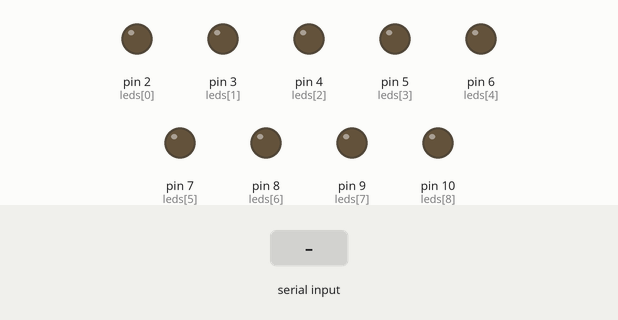
Recording of a sketch running on a simulated Arduino Uno, built with avr-gcc and run on an emulated ATmega328P. On the bench: output pins drawn as LEDs (lit = HIGH). Inputs (shaded band) come from the test bench.

Above: at 1.2 s.
1.3 s: "1" received over Serial
At 1.7 s:
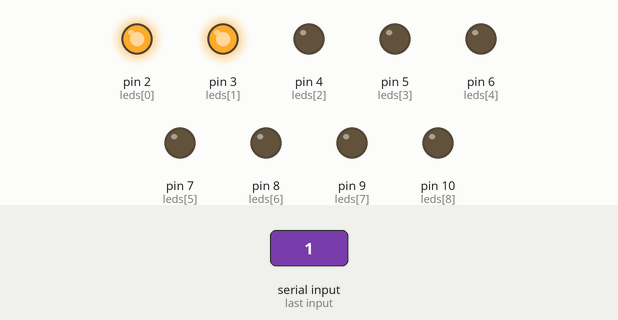
4.3 s: "2" received over Serial
At 5.2 s:
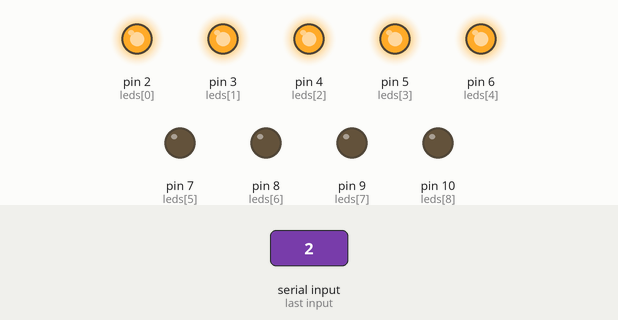
7.3 s: "3" received over Serial
At 9.9 s:
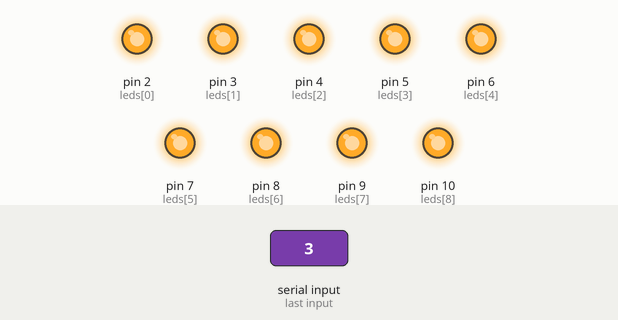
10.3 s: "1" received over Serial
At 13.2 s:
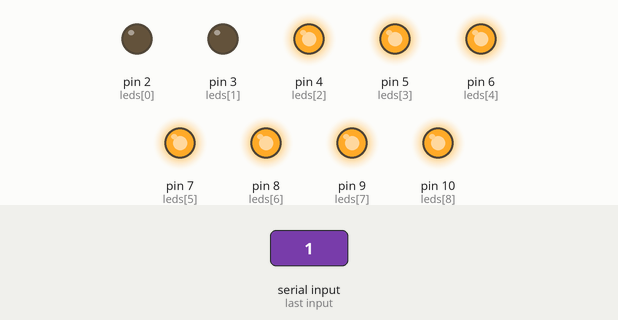
13.3 s: "F" received over Serial
At 14.6 s:
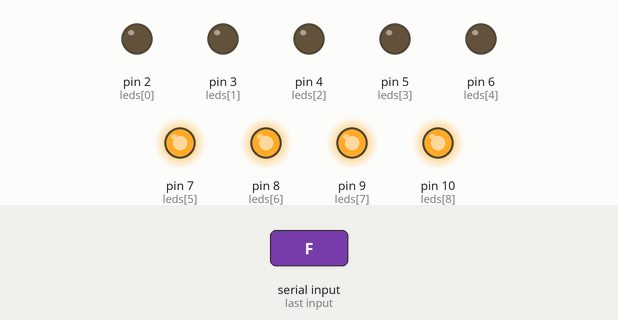
Timing chart, 0 to 16.3 s (numbered marks = the images above; inputs shaded):
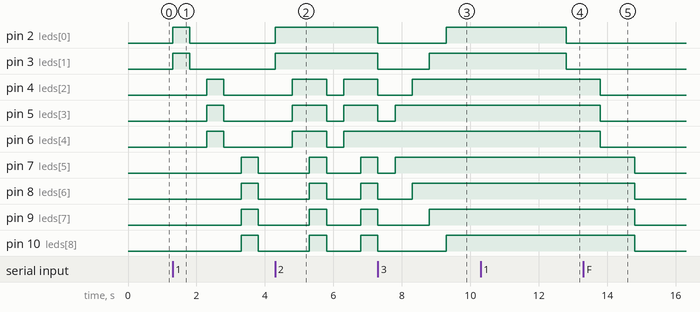

Measured:
- after the input at 1.3 s, pin 2 (leds[0]), pin 3 (leds[1]): LOW → HIGH at once, → LOW 0.50 s later; pin 4 (leds[2]), pin 5 (leds[3]), pin 6 (leds[4]): LOW → HIGH after 1.0 s, → LOW 0.50 s later; pin 7 (leds[5]), pin 8 (leds[6]), pin 9 (leds[7]), pin 10 (leds[8]): LOW → HIGH after 2.0 s, → LOW 0.50 s later
- after the input at 4.3 s, pin 2 (leds[0]), pin 3 (leds[1]): goes on until 4.3 s, then stays HIGH
- after the input at 7.3 s, pin 2 (leds[0]): HIGH → LOW at once, → HIGH 2.0 s later; pin 3 (leds[1]): HIGH → LOW at once, → HIGH 1.5 s later; pin 5 (leds[3]): goes on until 7.8 s, then stays HIGH; pin 6 (leds[4]): stops changing and stays HIGH; pin 8 (leds[6]): goes on until 8.3 s, then stays HIGH
- after the input at 10.3 s, pin 2 (leds[0]), pin 3 (leds[1]): HIGH → LOW after 2.5 s
- after the input at 13.3 s, pin 2 (leds[0]), pin 3 (leds[1]): stays LOW (without the input it goes to HIGH after 2.0 s)

The sketch:

Leds_Serial.ino
```cpp
int leds[9]={2,3,4,5,6,7,8,9,10};
char  tecla = 0;
int index;
void setup() {
  Serial.begin(9600);
  for(int i=0; i<9; i++ ){
    pinMode(leds[i],OUTPUT);
  }
}

void loop() {
  if (Serial.available() > 0) {
    tecla=Serial.read();
  }
  switch(tecla){
    case '1':
              for(int i=0; i<2; i++){
                digitalWrite(leds[i],HIGH);
              }
              delay(500);
              for(int i=0; i<2; i++){
                digitalWrite(leds[i],LOW);
              }
              delay(500);
              for(int i=2; i<5; i++){
                digitalWrite(leds[i],HIGH);
              }
              delay(500);
              for(int i=2; i<5; i++){
                digitalWrite(leds[i],LOW);
              }
              delay(500);
              for(int i=5; i<9; i++){
                digitalWrite(leds[i],HIGH);
              }
              delay(500);
              for(int i=5; i<9; i++){
                digitalWrite(leds[i],LOW);
              }
              delay(500);
              break;
    case '2':
              for(int i=0; i<2; i++){
                digitalWrite(leds[i],HIGH);
              }
              delay(500);
              for(int i=2; i<5; i++){
                digitalWrite(leds[i],HIGH);
              }
              delay(500);
              for(int i=5; i<9; i++){
                digitalWrite(leds[i],HIGH);
              }
              delay(500);
              for(int i=0; i<9; i++){
                digitalWrite(leds[i],LOW);
              }
              ;break;
    case '3':
              //Se encienden los diodos propuestos en el ejercicio y se mantiene
              //la espera de 0.5 segundos.
              index = 4;
              digitalWrite(leds[index],HIGH);
              delay(500);

              for(int i=0; i<4; i++){
                digitalWrite(leds[index-(i+1)],HIGH);
                digitalWrite(leds[index+(i+1)],HIGH);
                delay(500);
              }

              ;break;
    case 'F':
              for(int i=0; i<9; i++){
                digitalWrite(leds[i],LOW);
              }
              ;break;
    }
}
```
